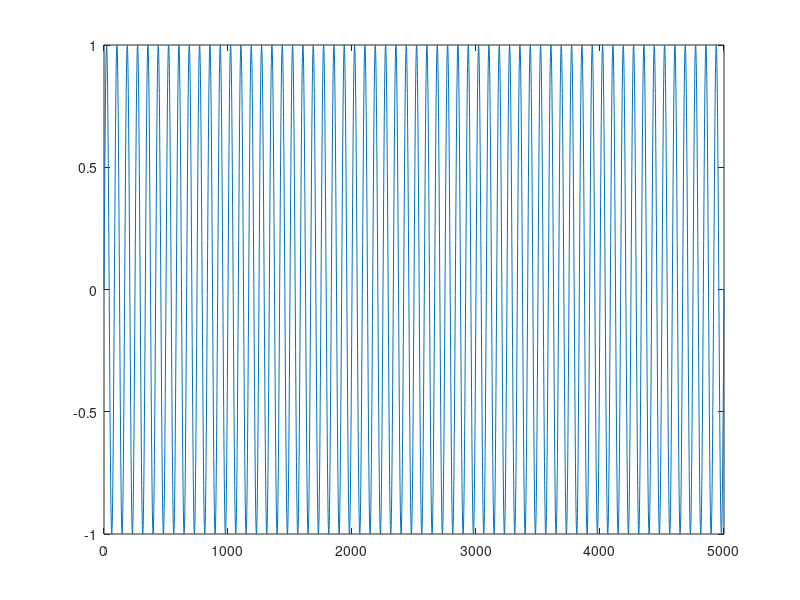

The MATLAB script that drew this image: (Note: this script raises an error after producing the figure.)
close all; clear all; clc;

%voltage source emulator
format long;

%signal
t = [0:1:5000];
fs = 5000;     
f1 = 60
Input1 = sin((2*pi*f1*t)/fs);

%parameters
bits = 12;   %33250 Agilent - 12 bits SNR -86dB
SNR = 60; %[dB]

quant=max(Input1)/(2^(bits-1)-1);
y=round(Input1/quant);
%signe=uint8((sign(y)'+1)/2)
%out=[signe dec2bin(abs(y),7)]  % The first bit represents the sign of the number

vout = y/max(abs(y));
figure 
title('Quantized signal')
plot(t,vout)

quantization_errors = Input1 - vout;
% figure
% hist(quantization_errors)
% title('Quantization errors histogram')

%spurious noise
    var_sig = std(Input1);
    eta = var_sig/10^(SNR/20); %eq (3) CPEM
    %vout2 = vout + eta*(randn(1,length(t))-0.5);
    vout2 = vout + normrnd(0,eta,[1,length(t)])

spurious_noise = vout2 - vout;
    
sqnr = 20*log10(2^bits)
sqnr2 = 6.02*bits
sqnr3 = 1.761 + sqnr2
snr_vout = snr(vout)
snr_vout2 = snr(vout2)

total_noise = vout2 - Input1;
figure 
subplot(3,1,1)
nbins = 20; dist = 'kernel';
histfit(quantization_errors,nbins,dist)
xlim([-3e-3 3e-3])
title('Quantization Noise')
subplot(3,1,2)
histfit(spurious_noise,nbins,'Normal')
title('Spurious Noise')
xlim([-3e-3 3e-3])
subplot(3,1,3)
nbins = 20; dist = 'Normal';
histfit(total_noise,nbins,dist)
title('Total Noise')
xlim([-3e-3 3e-3])



figure
x = [quantization_errors' spurious_noise' total_noise'];
boxplot(x,'Labels',{'Quantization','Spurious','Total'})
title('Comparison of noise components')

figure;
subplot(2,1,1)
normplot(spurious_noise); title('Spurious Noise - SNR = 60dB')
subplot(2,1,2)
normplot(total_noise); title('Total Noise')

var_quantization = std(quantization_errors)
var_noise = std(total_noise)
pd = fitdist(total_noise','Normal')

[hq,pq] = lillietest(quantization_errors)
% if hq == 0
%    fprint('Distribution passed goodness of fit test') 
% else
%    fprint('Distribution failed goodness of fit test') 
% end
[ht,pt] = lillietest(total_noise)

%incluir um passa baixa na saida 10MHz
% incluir ruido branco do nivel DC - gaussiano 60dB
% qual a influencia entao da quantizacao com esse ruido de 60dB???
